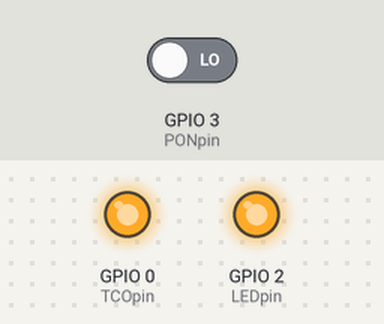
The sketch below on a simulated ESP8266 (NodeMCU). Parts: output pins drawn as LEDs (lit = HIGH). The test bench sets the inputs (shaded band); at power-on: GPIO 3 (PONpin) LOW. WiFi joins after 1.5 s; servers stay silent unless stated; the local clock reads 2024-03-15 10:24:30 at power-on unless the sketch sets it.

Above: at 1.77 s.
At 41.3 s:
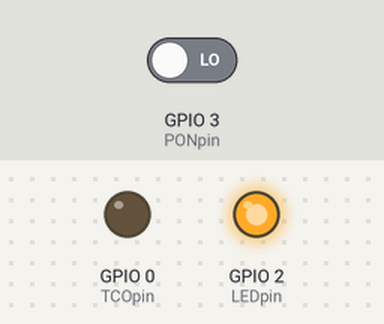
Timing chart, 0 to 41.5 s (numbered marks = the images above):
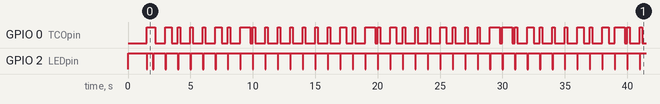

Measured:
- by itself, GPIO 0 (TCOpin): LOW → HIGH at 1.5 s, → LOW 0.70 s later, → HIGH 0.80 s later, → LOW 0.50 s later, … (80 changes in this stretch)
- by itself, GPIO 2 (LEDpin): goes LOW 0.05 s, HIGH 0.45 s, 39 × (LOW 0.05 s, HIGH 0.95 s), LOW 0.05 s, then HIGH

The sketch:

AtomicClock2.ino
```cpp
//--------------------------------------------------------------------------
// This sketch uses an generic ESP-01 ESP8266 module to replace the radio reciever in a radio controlled 'Atomic" clock.
// The sketch:
//   1. goes into deep sleep until the clock controller looks for a radio signal from WWVB
//   2. wakes from deep sleep
//   3. connects to WiFi and then connects to an NTP server
//   4. sends a digital signal to the clock controller that makes the controller think
//      that it's receiving the radio receiver's WWVB time signal from Ft. Collins CO.
//   6. goes back into deep sleep after the clock has been updated and the radio is turned off
//--------------------------------------------------------------------------
#define La_Crosse
//#define Atomix

#include <ESP8266WiFi.h>
#include <Ticker.h>

#define WIFISSID "********"
#define PASSWORD "********"

//#define NTPSERVERNAME "time.aws.com"
//#define NTPSERVERNAME "time.cloudflare.com"
//#define NTPSERVERNAME "time.apple.com"
//#define NTPSERVERNAME "north-america.pool.ntp.org"
//#define NTPSERVERNAME "time.nist.gov"
  #define NTPSERVERNAME "time.windows.com"
//#define NTPSERVERNAME "time.google.com"
//#define NTPSERVERNAME "time-a-g.nist.gov"

#define MYTZ "EST5EDT,M3.2.0,M11.1.0"                    // Eastern Standard Time/Eastern Daylight Saving Time

// ESP-01 pins
#define GPIO0 0                                          // connect to GND for Flash Programming Mode
#define GPIO1 1                                          // TX
#define GPIO2 2                                          // boot fails if pulled low
#define GPIO3 3                                          // RX

#define TCOpin GPIO0                                     // simulates the output from WWVB radio receiver - goes high to indicate modulated carrier being received
#define LEDpin GPIO2                                     // output to control green LED
#define PONpin GPIO3                                     // input monitors the signal from the clock controller which powers up the radio receiver

// Global time variables
time_t NOW;
int gmtSecond;
int gmtMinute;
int gmtHour;
int gmtDay;
int gmtMonth;
int gmtYear;

Ticker pulseTimer,LEDTimer;                              // turns off the TCO and LED outputs

void setup() {

  pinMode(PONpin,INPUT);
  pinMode(TCOpin,OUTPUT);
  digitalWrite(TCOpin,LOW);
  pinMode(LEDpin,OUTPUT);
  digitalWrite(LEDpin,HIGH);

  //Serial.begin(115200,SERIAL_8N1,SERIAL_TX_ONLY);
  //unsigned long waitTime = millis()+500;
  //while(millis() < waitTime)yield();                     // wait one half second for the serial port
  //Serial.println("\n\nNTP Atomic Clock Controller V2.0");
  //Serial.printf("Sketch size: %u\n",ESP.getSketchSize());
  //Serial.printf("Free size: %u\n",ESP.getFreeSketchSpace());
  //Serial.print(ESP.getResetReason());
  //Serial.println(" Reset");

  ConnectWiFi();
  initNTP();

  //Serial.println("Local time now is "+dateTimeStr(NOW));
  //Serial.println("setup() done\n");
}

void loop() {
  static unsigned long lastTime = 0;
  int dofy,yr;

  if (digitalRead(PONpin)) {                             // if the clock controller has turned the radio off...
    //Serial.println("Deep sleep...");
    ESP.deepSleep(0);                                    // go to sleep
   }

  NOW = time(nullptr);
  if (NOW > lastTime) {                                  // if one second has elapsed...
    lastTime=NOW;

    getGMTtime();                                        // update time vars needed below
    yr = gmtYear-2000;                                   // 2 digit year
    dofy = getDayofYear(gmtDay,gmtMonth);                // day of the year

// Each minute, WWVB broadcasts the current time in a binary-coded decimal format based on the IRIG timecode.
// Markers are sent during seconds 0, 9, 19, 29, 39, 49 and 59 of each minute. Thus, the start of the second of
// two consecutive markers indicates the top of the minute, and serves as the on-time marker for the next frame of
// time code. Markers are important to allow receivers to properly frame the time code. There are 11 unused bits,
// transmitted as binary 0. The remaining 42 bits, zeros and ones, carry the binary time code and other information.
// see https://www.nist.gov/pml/time-and-frequency-division/time-distribution/radio-station-wwvb/wwvb-time-code-format

    switch (gmtSecond) {
       case 0:
          //Serial.println("\nUTC: "+gmtTimeStr(NOW));
          marker();                                      // send 'marker'
          break;
       case 1:
          (((gmtMinute/10)>>2) & 1) ? one() : zero();    // minute 40
          break;
       case 2:
          (((gmtMinute/10)>>1) & 1) ? one() : zero();    // minute 20
          break;
       case 3:
          (((gmtMinute/10)>>0) & 1) ? one() : zero();    // minute 10
          break;
       case 4:
          zero();                                        // always zero
          break;
       case 5:
          (((gmtMinute%10)>>3) & 1) ? one() : zero();    // minute 8
          break;
       case 6:
          (((gmtMinute%10)>>2) & 1) ? one() : zero();    // minute 4
          break;
       case 7:
          (((gmtMinute%10)>>1) & 1) ? one() : zero();    // minute 2
          break;
       case 8:
          (((gmtMinute%10)>>0) & 1) ? one() : zero();    // minute 1
          break;
       case 9:
          marker();                                      // send 'marker'
          break;
       case 10:
          zero();                                        // always zero
          break;
       case 11:
          zero();                                        // always zero
          break;
       case 12:
          (((gmtHour/10)>>1) & 1) ? one() : zero();      // hour 20
          break;
       case 13:
          (((gmtHour/10)>>0) & 1) ? one() : zero();      // hour 10
          break;
       case 14:
          zero();                                        // always zero
          break;
       case 15:
          (((gmtHour%10)>>3) & 1) ? one() : zero();      // hour 8
          break;
       case 16:
          (((gmtHour%10)>>2) & 1) ? one() : zero();      // hour 4
          break;
       case 17:
          (((gmtHour%10)>>1) & 1) ? one() : zero();      // hour 2
          break;
       case 18:
          (((gmtHour%10)>>0) & 1) ? one() : zero();      // hour 1
          break;
       case 19:
          marker();                                      // send 'marker'
          break;
       case 20:
          zero();                                        // always zero
          break;
       case 21:
          zero();                                        // always zero
          break;
       case 22:
          (((dofy/100)>>1) & 1) ? one() : zero();        // day 200
          break;
       case 23:
          (((dofy/100)>>0) & 1) ? one() : zero();        // day 100
          break;
       case 24:
          zero();                                        // always zero
          break;
       case 25:
          ((((dofy/10)%10)>>3) & 1) ? one() : zero();    // day 80
          break;
       case 26:
          ((((dofy/10)%10)>>2) & 1) ? one() : zero();    // day 40
          break;
       case 27:
          ((((dofy/10)%10)>>1) & 1) ? one() : zero();    // day 20
          break;
       case 28:
          ((((dofy/10)%10)>>0) & 1) ? one() : zero();    // day 10
          break;
       case 29:
          marker();                                      // send 'marker'
          break;
       case 30:
          (((dofy%10)>>3) & 1) ? one() : zero();         // day 8
          break;
       case 31:
          (((dofy%10)>>2) & 1) ? one() : zero();         // day 4
          break;
       case 32:
          (((dofy%10)>>1) & 1) ? one() : zero();         // day 2
          break;
       case 33:
          (((dofy%10)>>0) & 1) ? one() : zero();         // day 1
          break;
       case 34:
          zero();                                        // always zero
          break;
       case 35:
          zero();                                        // always zero
          break;
       case 36:
          zero();                                        // DUT1 sign
          break;
       case 37:
          one();                                         // DUT1 sign
          break;
       case 38:
          zero();                                        // DUT1 sign
          break;
       case 39:
          marker();                                      // send 'marker'
          break;
       case 40:
          zero();                                        // DUT1 0.8
          break;
       case 41:
          zero();                                        // DUT1 0.4
          break;
       case 42:
          zero();                                        // DUT1 0.2
          break;
       case 43:
          zero();                                        // DUT1 0.1
          break;
       case 44:
          zero();                                        // always zero
          break;
       case 45:
          (((yr/10)>>3) & 1) ? one() : zero();           // year 80
          break;
       case 46:
          (((yr/10)>>2) & 1) ? one() : zero();           // year 40
          break;
       case 47:
          (((yr/10)>>1) & 1) ? one() : zero();           // year 20
          break;
       case 48:
          (((yr/10)>>0) & 1) ? one() : zero();           // year 10
          break;
       case 49:
          marker();                                      // send 'marker'
          break;
       case 50:
          (((yr%10)>>3) & 1) ? one() : zero();           // year 8
          break;
       case 51:
          (((yr%10)>>2) & 1) ? one() : zero();           // year 4
          break;
       case 52:
          (((yr%10)>>1) & 1) ? one() : zero();           // year 2
          break;
       case 53:
          (((yr%10)>>0) & 1) ? one() : zero();           // year 1
          break;
       case 54:
          zero();                                        // always zero
          break;
       case 55:
          (is_leap_year()) ? one() : zero();             // leap year
          break;
       case 56:
          zero();                                        // leap second
          break;
       case 57:
          (DST_tomorrow()) ? one() : zero();             // DST status
          break;
       case 58:
          (DST_today()) ? one() : zero();                // DST status
          break;
       case 59:
          marker();                                      // send 'marker'
          break;
      }
  }
} // end of loop()

//------------------------------------------------------------------------
// connect to WiFi server
// if unable to connect after 60 seconds, restart the ESP8266.
//
// NOTE: The router gets your hostname from the dhcp request.
// If the interface is set to static it never makes this request.
//-------------------------------------------------------------------------
void ConnectWiFi() {
  unsigned int waitTime=0;
  unsigned long previousMillis=0;

  WiFi.persistent(false);                                // prevent the ESP from reading WiFi settings from memory
  WiFi.mode(WIFI_STA );                                  // WiFi mode. STA to connect to existing network

  #ifdef Atomix
     WiFi.setHostname("Atomix-RCC");                     // Atomix radio controlled clock
  #else
     WiFi.setHostname("La_Crosse-RCC");                  // La Crosse radio controlled clock
  #endif

  //Serial.printf("\nConnecting to %s",WIFISSID);
  WiFi.begin(WIFISSID,PASSWORD);
  while (WiFi.status() != WL_CONNECTED) {                // while waiting to connect to WiFi...
    yield();
    unsigned long currentMillis=millis();
    if (currentMillis>previousMillis) {                  // if 1 millisecond has elapsed...
      previousMillis=currentMillis;
      if (++waitTime>60000) ESP.restart();               // if WiFi not connected after 60 seconds, restart the ESP8266
      //if (waitTime%500==0) Serial.print(".");            // every 500 milliseconds print '.'
    }
  }
}

//------------------------------------------------------------------------
// connect to the NTP server
// if unable to connect after 60 seconds, restart the ESP8266.
//-------------------------------------------------------------------------
void initNTP() {
  //Serial.printf("\nConnecting to %s",NTPSERVERNAME);
  unsigned int waitTime=0;
  unsigned long previousMillis=0;

  configTime(MYTZ,NTPSERVERNAME);
  while((NOW=time(nullptr)) < 1702684800) {              // while waiting for time to be set to later than 00:00:00 12/16/2023 GMT...
    yield();
    unsigned long currentMillis=millis();
    if (currentMillis>previousMillis) {                  // if 1 millisecond has elapsed...
      previousMillis=currentMillis;
      if (++waitTime>60000) ESP.restart();               // if not connected to NTP server after 60 seconds, restart the ESP8266
      //if (waitTime%500==0) Serial.print(".");          // every 500 milliseconds print '.'
    }
  }
}

//------------------------------------------------------------------------
// update global GMT vars
//-------------------------------------------------------------------------
void getGMTtime() {
  tm *gmtNOW;
  gmtNOW     = gmtime(&NOW);
  gmtSecond  = gmtNOW->tm_sec;
  gmtMinute  = gmtNOW->tm_min;
  gmtHour    = gmtNOW->tm_hour;
  gmtDay     = gmtNOW->tm_mday;
  gmtMonth   = gmtNOW->tm_mon+1;
  gmtYear    = gmtNOW->tm_year+1900;
}

//------------------------------------------------------------------------
// return local date and time with format hh:mm:ss mm/dd/yyyy
//-------------------------------------------------------------------------
//String dateTimeStr(time_t epochtime) {
//    tm *lt;
//    lt = localtime(&epochtime);
//    char buff[30];
//    strftime(buff,30,"%H:%M:%S %m/%d/%Y",lt);
//    return buff;
//}

//------------------------------------------------------------------------
// return GMT time with format hh:mm
//-------------------------------------------------------------------------
//String gmtTimeStr(time_t epochtime) {
//    tm *lt;
//    lt = gmtime(&epochtime);
//    char buff[10];
//    strftime(buff,10,"%H:%M",lt);
//    return buff;
//}

//------------------------------------------------------------------------
// return true if DST is in effect today
//-------------------------------------------------------------------------
boolean DST_today() {
    tm *lt;
    time_t current;
    current = time(NULL);
    lt = localtime(&current);
    return lt->tm_isdst;
}

//------------------------------------------------------------------------
// return true if DST will be in effect tomorrow
//-------------------------------------------------------------------------
boolean DST_tomorrow() {
    tm *lt;
    time_t current,tomorrow;
    current = time(NULL);
    tomorrow = current+86400;
    lt = localtime(&tomorrow);
    return lt->tm_isdst;
}

//------------------------------------------------------------------------
// return true during leap year
//-------------------------------------------------------------------------
boolean is_leap_year() {
   return gmtYear%4==0 && (gmtYear%100 != 0 || gmtYear%400==0);
}

//------------------------------------------------------------------------
// return the day of the year
//-------------------------------------------------------------------------
int getDayofYear(int day,int month){
   int mo[12] = {31,28,31,30,31,30,31,31,30,31,30,31};
   int i;
   int dofy=0;
   for (i=0; i<(month-1); i++) {
      dofy += mo[i];
   }
   if (is_leap_year()) dofy++;                           // add one day for Feb 29th
   dofy += day;
   return dofy;
}

// WWVB transmits a digital serial time code at the data rate of 1 Hz. The 60 kHz carrier power is reduced
// by 10 dB for a fraction of a second at the beginning of each UTC second. The duration of the reduced power
// determines the datum: a "0" bit is transmitted by reducing power for 200 ms and a "1" bit by reducing power
// for 500 ms. To aid in frame synchronization a marker bit is transmitted by reducing power for 800 ms.
// There is one marker bit every 10 seconds and two back-to-back markers at the end of each minute.
//
// So a snapshot of the WWVB time code signal under perfect reception looks like a series of 200, 500 and 800
// millisecond pulses at a 1 Hz rate. Most WWVB receiver modules output logic high when carrier power is
// reduced and logic low when the WWVB signal is at its normal full power.
// see https://en.wikipedia.org/wiki/WWVB

//------------------------------------------------------------------------
// generate 800ms 'marker' bit
//-------------------------------------------------------------------------
void marker() {
   digitalWrite(TCOpin,HIGH);                         // turn the TCO output on
   pulseTimer.once_ms(800,pulseOFF);                  // turn the TCO output off after 800mS
   digitalWrite(LEDpin,LOW);                          // turn the green LED on
   LEDTimer.once_ms(50,LEDoff);                       // turn the green LED off after 50mS
   //char buff[2];
   //sprintf(buff,"%2d",gmtSecond);
   //Serial.print(buff);
   //Serial.println(" M");
}

//------------------------------------------------------------------------
// generate 500ms 'one' bit
//-------------------------------------------------------------------------
void one() {
   digitalWrite(TCOpin,HIGH);                         // turn the TCO output on
   pulseTimer.once_ms(500,pulseOFF);                  // turn the TCO output off after 500mS
   digitalWrite(LEDpin,LOW);                          // turn the green LED on
   LEDTimer.once_ms(50,LEDoff);                       // turn the green LED off after 50mS
   //char buff[2];
   //sprintf(buff,"%2d",gmtSecond);
   //Serial.print(buff);
   //Serial.println(" 1");
}

//------------------------------------------------------------------------
// generate 200ms 'zero' bit
//-------------------------------------------------------------------------
void zero() {
   digitalWrite(TCOpin,HIGH);                         // turn the TCO output on
   pulseTimer.once_ms(200,pulseOFF);                  // turn the TCO output off after 200mS
   digitalWrite(LEDpin,LOW);                          // turn the green LED on
   LEDTimer.once_ms(50,LEDoff);                       // turn the green LED off after 50mS
   //char buff[2];
   //sprintf(buff,"%2d",gmtSecond);
   //Serial.print(buff);
   //Serial.println(" 0");
}

//------------------------------------------------------------------------
// Ticker callback that turns the TCOpin output off
//-------------------------------------------------------------------------
void pulseOFF(){
   digitalWrite(TCOpin,LOW);
}

//------------------------------------------------------------------------
// Ticker callback that turns the green LED off
//-------------------------------------------------------------------------
void LEDoff(){
   digitalWrite(LEDpin,HIGH);
}
```
